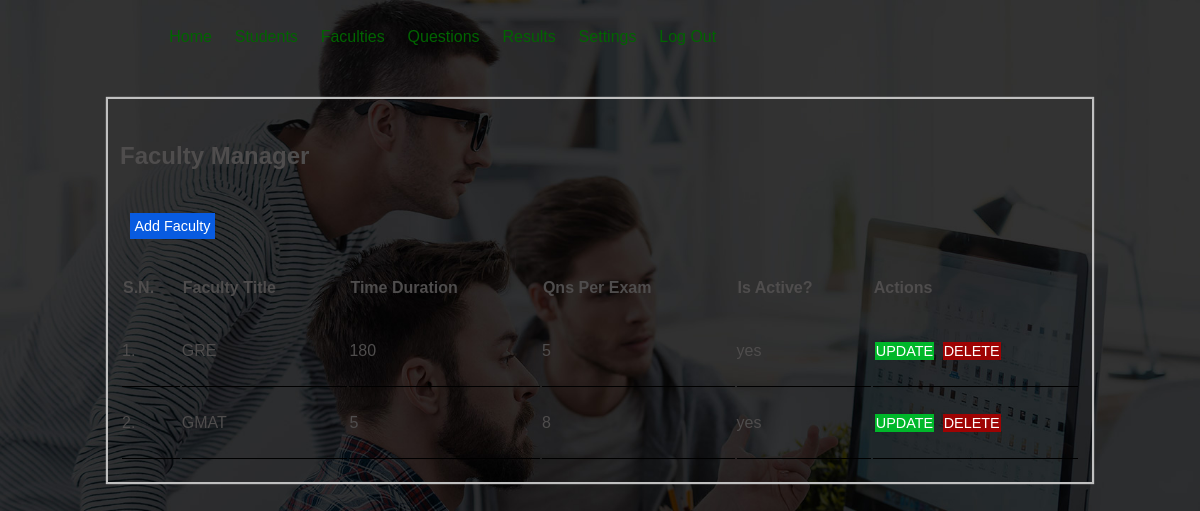
The app's page /admin/index.php?page=faculties (signed in) with its own data.
### tables this page shows
CREATE TABLE `tbl_faculty` (
  `faculty_id` int(10) UNSIGNED NOT NULL,
  `faculty_name` varchar(150) NOT NULL,
  `time_duration` int(11) NOT NULL,
  `qns_per_set` int(11) NOT NULL,
  `total_english` int(10) UNSIGNED NOT NULL,
  `total_math` int(10) UNSIGNED NOT NULL,
  `is_active` varchar(10) NOT NULL,
  `added_date` date NOT NULL,
  `updated_date` date NOT NULL
);

### admin/index.php (called while the page is built, shortened)
<?php
    include('config/apply.php');
    include('../box/header.php');
    include('../box/menu.php');
    include('pages/main.php');
    include('../box/footer.php');
?>

### admin/config/apply.php (called while the page is built, shortened)
<?php
    $obj=new Functions();
?>

### admin/config/database.php (called while the page is built, shortened)
<?php
    Class Database
    {
        public function select_data($tbl_name,$where="",$other="")
        {
            $query="SELECT * FROM $tbl_name";
            return $query;
        }
        public function execute_query($conn,$query)
        {
            $res=mysqli_query($conn,$query) or die(mysqli_error($conn));
            return $res;
        }
        public function num_rows($res)
        {
            $num_rows=mysqli_num_rows($res);
            return $num_rows;
        }
        public function fetch_data($res)
        {
            $row=mysqli_fetch_assoc($res);
            return $row;
        }
    }
?>

### admin/pages/faculties.php (the view, shortened to what this page needs)
<div class="main">
    <div class="content">
        <div class="report">
            <h2>Faculty Manager</h2>
            <a href="<?php echo SITEURL; ?>admin/index.php?page=add_faculty">
                <button type="button" class="btn-add">Add Faculty</button>
            </a>
            <table>
                <tr>
                    <th>S.N.</th>
                    <th>Faculty Title</th>
                    <th>Time Duration</th>
                    <th>Qns Per Exam</th>
                    <th>Is Active?</th>
                    <th>Actions</th>
                </tr>
                <?php
                    $tbl_name="tbl_faculty ORDER BY faculty_id DESC";
                    $query=$obj->select_data($tbl_name);
                    $res=$obj->execute_query($conn,$query);
                    $count_rows=$obj->num_rows($res);
                    $sn=1;
                    if($count_rows>0)
                    {
                        while($row=$obj->fetch_data($res))
                        {
                            $faculty_id=$row['faculty_id'];
                            $faculty_name=$row['faculty_name'];
                            $time_duration=$row['time_duration'];
                            $qns_per_page=$row['qns_per_set'];
                            $is_active=$row['is_active'];
                            ?>
                            <tr>
                                <td><?php echo $sn++; ?>. </td>
                                <td><?php echo $faculty_name; ?></td>
                                <td><?php echo $time_duration; ?></td>
                                <td><?php echo $qns_per_page; ?></td>
                                <td><?php echo $is_active; ?></td>
                                <td>
                                    <a href="<?php echo SITEURL; ?>admin/index.php?page=update_faculty&id=<?php echo $faculty_id; ?>"><button type="button" class="btn-update">UPDATE</button></a>
                                    <a href="<?php echo SITEURL; ?>admin/pages/delete.php?id=<?php echo $faculty_id; ?>&page=faculties"><button type="button" class="btn-delete" onclick="return confirm('Are you sure?')">DELETE</button></a>
                                </td>
                            </tr>
                            <?php
                        }
                    }
                    else
                    {
                        echo "<tr><td colspan='6'><div class='error'>No faculties added.</div></td></tr>";
                    }
                ?>
            </table>
        </div>
    </div>
</div>

### assets/css/style.css (style rules this page uses)
body { margin: 0; padding: 0; background: url(../../images/index-main-bg-1.jpg) no-repeat; background-size: cover; background-position: center; font-family: sans-serif; height: 100vh; }
.main { margin: 2% 0; }
.main .content { border: 1px solid silver; width: 80%; padding: 1%; margin: 0 auto; box-shadow: 0 0 1px 1px silver; }
.main .content .report { color: #4f4d4d; line-height: 50px; }
.main .content .report table { width: 100%; margin: 1% 0; text-align: left; }
.main .content .report table tr td { border-bottom: 1px solid black; border-collapse: collapse; padding: 1% 0; }
.btn-add { background-color: #085be0; color: #FFFFFF; font-size: 90%; font-weight: normal; padding: 0.5%; margin: 0 1%; border: none; cursor: pointer; }
.btn-update { background-color: #00b72a; color: #FFFFFF; font-size: 90%; font-weight: normal; padding: 0.5%; margin: 0 1%; border: none; cursor: pointer; }
.btn-delete { background-color: #9e0303; color: #FFFFFF; font-size: 90%; font-weight: normal; padding: 0.5%; margin: 0 1%; border: none; cursor: pointer; }

### records on screen
tbl_faculty: faculty_name "GRE", time_duration "180", qns_per_set "5", is_active "yes"
tbl_faculty: faculty_name "GMAT", time_duration "5", qns_per_set "8", is_active "yes"
